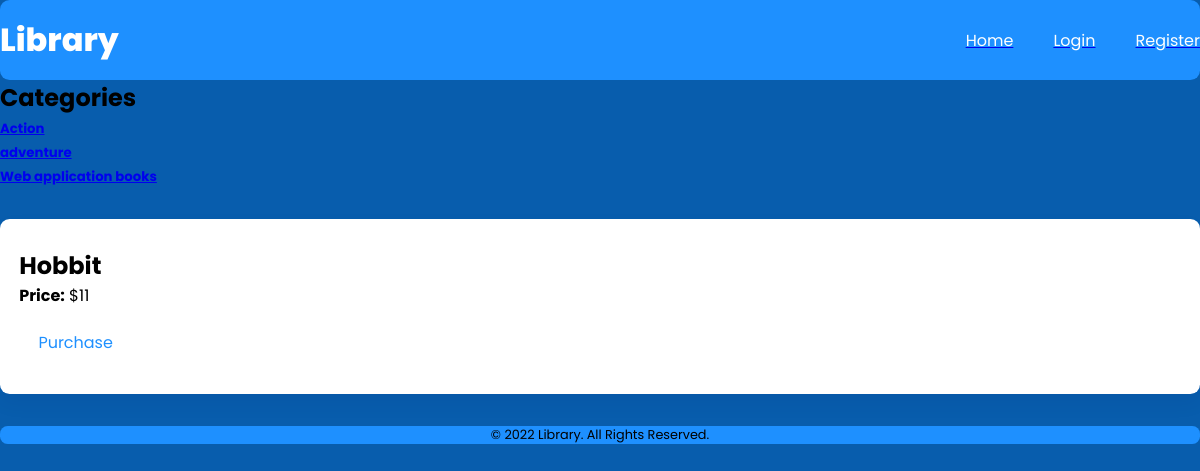
Page /store_page/index.php?action=view_product&product_id=2 on the committed database.
### tables this page shows
CREATE TABLE Category
(
    category_name VARCHAR(30),
    category_id   INT            NOT NULL  AUTO_INCREMENT,
    PRIMARY KEY (category_id)
    
);

CREATE TABLE product
(
    product_id  INT    NOT NULL  AUTO_INCREMENT,
    product_name VARCHAR(30),
    category_id  INT,
    price        FLOAT(30),
    PRIMARY KEY(product_id),
    FOREIGN KEY(category_id) REFERENCES Category(category_id)
      ON UPDATE CASCADE
      ON DELETE CASCADE
);

### model/category_db.php (called while the page is built, shortened)
<?php
class categoryDB
{
 function get_categories()
 {
    $db = database::getDB();
    $query = 'SELECT * FROM category
            ORDER BY category_id';
    $stm = $db->prepare($query);
    $stm->execute();
    $categories = $stm->fetchAll();
    return $categories;
 }
}

### model/product_db.php (called while the page is built, shortened)
<?php
class product_db
{
function get_product($product_id){
    $db = database::getDB();
    $query = 'SELECT * FROM product
                WHERE product_id = :product_id';
    $stm=$db->prepare($query);
    $stm->bindValue(':product_id', $product_id);
    $stm->execute();
    $product = $stm->fetch();
    return $product;
}
}

### store_page/product_view.php (the view, shortened to what this page needs)
<?php include '../view/header.php'; ?>
<main>
    <aside>
        <h1>Categories</h1>
        <nav>
        <ul>
    <?php foreach($categories as $category): ?>
        <li>
            <h5>
            <a href="?category_id=<?php echo $category['category_id'];?>">
                    <?php echo $category['category_name']; ?></a>
            </h5>
        </li>
        <?php endforeach; ?>
    </ul>
        </nav>
    </aside>
    <section>
        <div class="about-container">
        <h1><?php echo $product['product_name']; ?></h1>
        <div id="right_column">
            <p><b>Price:</b> $<?php echo $product['price'] ?></p>
            <form action="<?php echo './index.php' ?>" method="post">
                 <button type="submit" class="profile-submit">Purchase</button>
            </form>
        </div>
        </div>
    </section>
</main>
<?php include '../view/footer.php'; ?>

### bp-stylesheet.css (style rules this page uses)
* { padding: 0; margin: 0; box-sizing: border-box; font-family: "Poppins", sans-serif; }
body { background-color: #085dad; min-height: 100vh; }
.welcome, .month-container, .login-container, .contact-container, .message, .about-container, .profile-container, .start-container, .category-container, .spending-view { background-color: #ffffff; padding: 1.8em 1.2em; box-shadow: 0 0.6em 1.2em rgba(20, 0, 80, 0.06); border-radius: 0.6em; margin: 2em 0; }
.profile-submit { font-size: 1em; margin-top: 0.8em; background-color: #ffffff; border: none; outline: none; color: #1E90FF; padding: 0.6em 1.2em; border-radius: 0.3em; cursor: pointer; }

### rows in the picture
category: category_name "Action"
category: category_name "adventure"
category: category_name "Web application books"
product: product_name "Hobbit", price "11"
